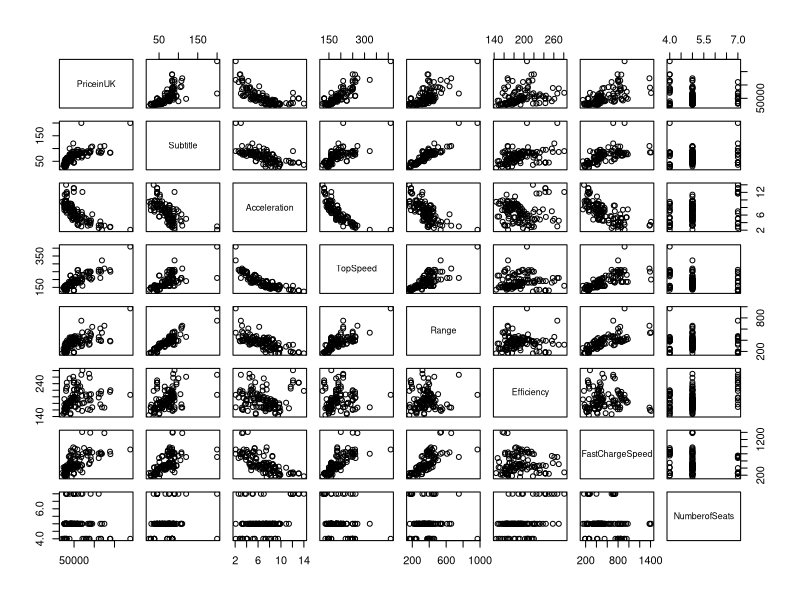
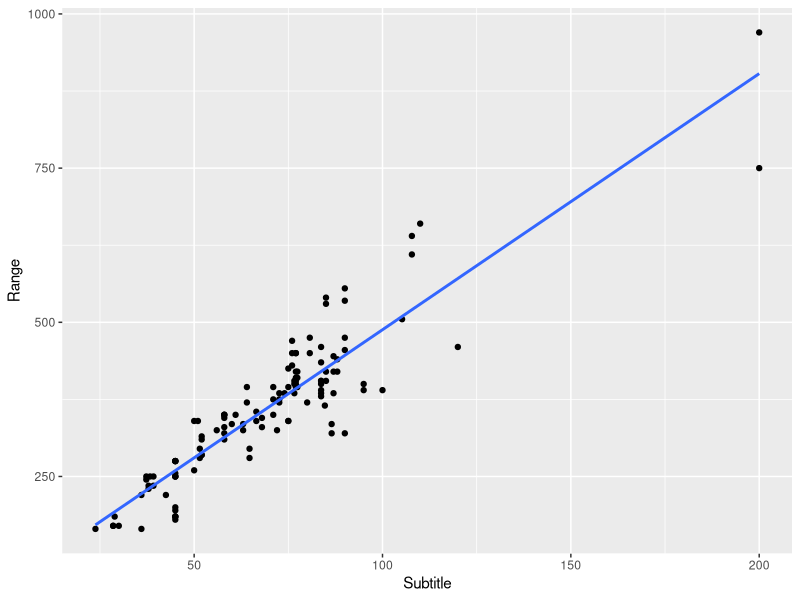
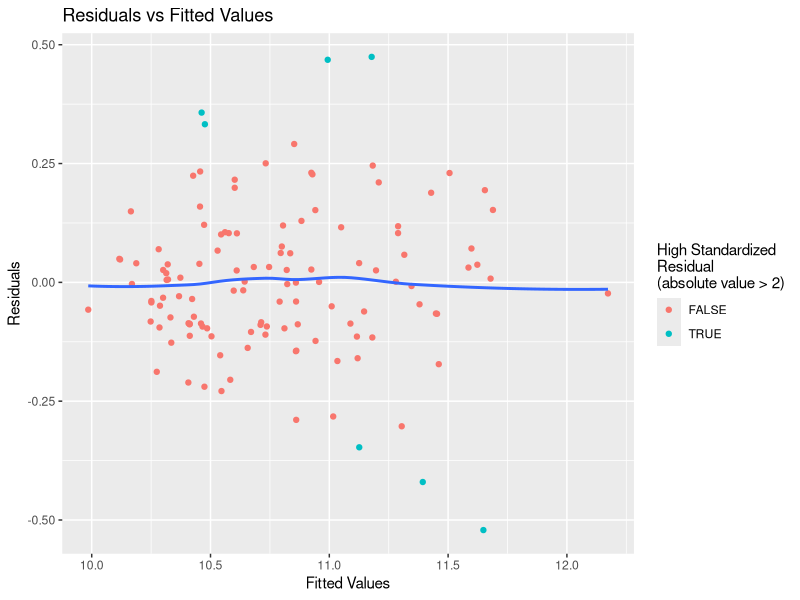
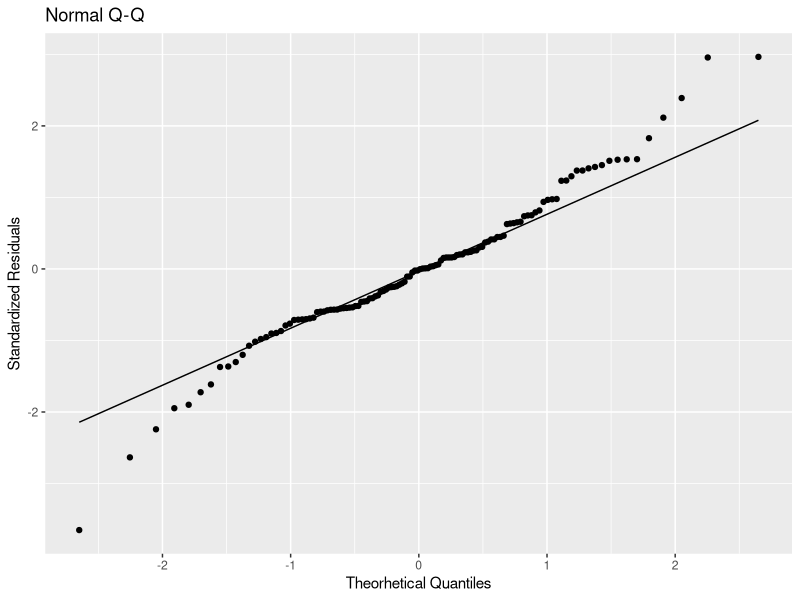
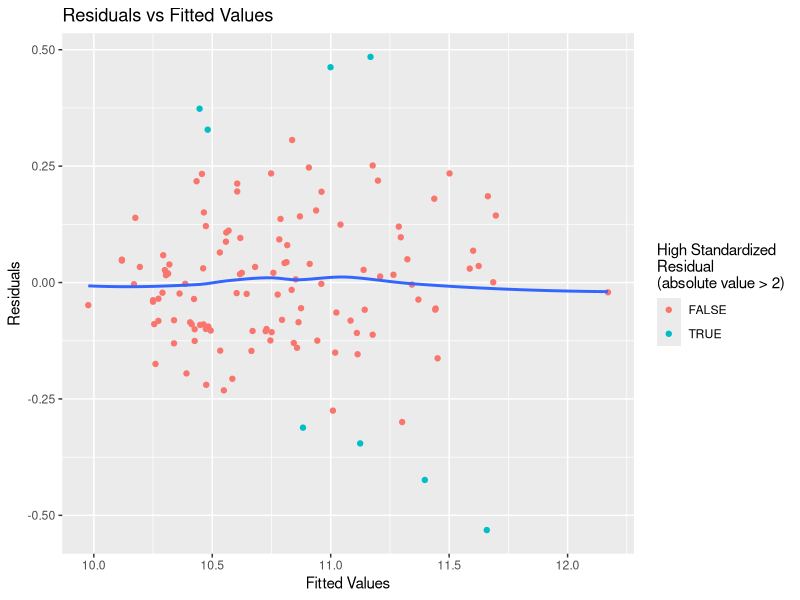
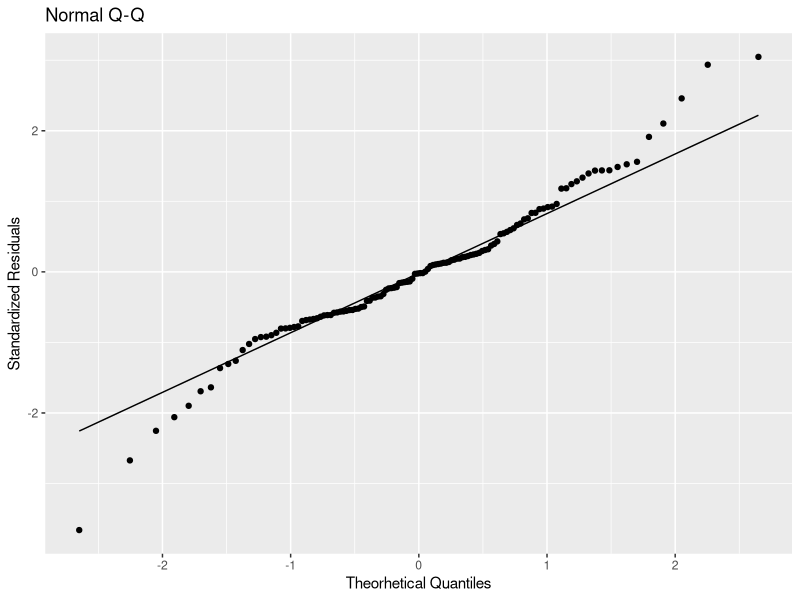

Generate these figures, in order, with R:
## ---- chunk 1
knitr::opts_chunk$set(echo = TRUE)
## ---- chunk 2
library(dplyr)
library(knitr)
library(ggplot2)
library(magrittr)
library(tidyr)
data <- read.csv("Dataset/cleaned_data.csv") %>%
  drop_na

numeric_data <- data %>%
  select_if(is.numeric) %>%
  select(-"PriceinGermany")

numeric_data %>% cor

pairs(
  PriceinUK ~ .,
  numeric_data
)
## ---- chunk 3
ggplot(data, aes(Subtitle, Range)) +
  geom_point() +
  geom_smooth(method = "lm", formula = y ~ x, se = F)
## ---- chunk 4
full_model <- (
  log(PriceinUK) ~
    log(Subtitle) +
    poly(Acceleration, 2, raw = T) +
    poly(TopSpeed, 2, raw = T) +
    log(Efficiency) +
    log(FastChargeSpeed) +
    Drive +
    factor(NumberofSeats)
) %>%
  lm(data)

full_model %>%
  summary

full_std_residuals <- full_model %>%
  rstandard

ggplot(
  mapping = aes(
    x = full_model$fitted.values,
    y = full_model$residuals,
    title
  )
) +
  geom_point(aes(color = full_std_residuals %>% abs > 2)) +
  geom_smooth(se = F) +
  labs(
    x = "Fitted Values",
    y = "Residuals",
    color = "High Standardized\nResidual\n(absolute value > 2)",
    title = "Residuals vs Fitted Values"
  )

ggplot(mapping = aes(sample = full_std_residuals)) +
  geom_qq() +
  geom_qq_line() +
  labs(
    x = "Theorhetical Quantiles",
    y = "Standardized Residuals",
    title = "Normal Q-Q"
  )
## ---- chunk 5
reduced_model <- full_model %>%
  step(
    trace = 0,
    k = data %>% nrow %>% log
  )

reduced_model %>%
  summary

reduced_std_residuals <- reduced_model %>%
  rstandard

ggplot(
  mapping = aes(
    x = reduced_model$fitted.values,
    y = reduced_model$residuals,
    title
  )
) +
  geom_point(aes(color = reduced_std_residuals %>% abs > 2)) +
  geom_smooth(se = F) +
  labs(
    x = "Fitted Values",
    y = "Residuals",
    color = "High Standardized\nResidual\n(absolute value > 2)",
    title = "Residuals vs Fitted Values"
  )

ggplot(mapping = aes(sample = reduced_std_residuals)) +
  geom_qq() +
  geom_qq_line() +
  labs(
    x = "Theorhetical Quantiles",
    y = "Standardized Residuals",
    title = "Normal Q-Q"
  )
## ---- chunk 6
anova(reduced_model, full_model)
## ---- chunk 7
reduced_leverage <- reduced_model %>% hatvalues
data %>%
  subset(
    abs(reduced_leverage) > 2 * mean(reduced_leverage),
    c("Name", "PriceinUK")
  ) %>%
  kable
## ---- chunk 8
reduced_leverage <- reduced_model %>% hatvalues
data %>%
  subset(
    abs(reduced_std_residuals) > 2,
    c("Name", "PriceinUK")
  ) %>%
  kable
